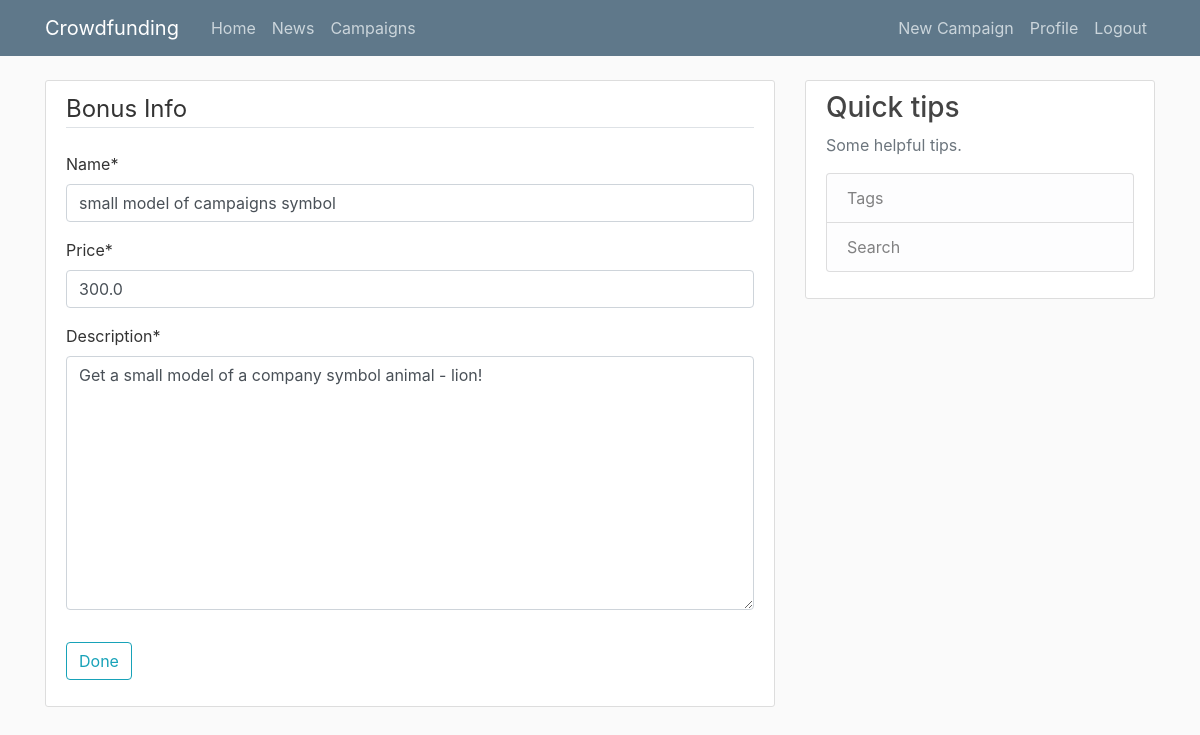
The app's page /bonuses/4/update (signed in), older data.
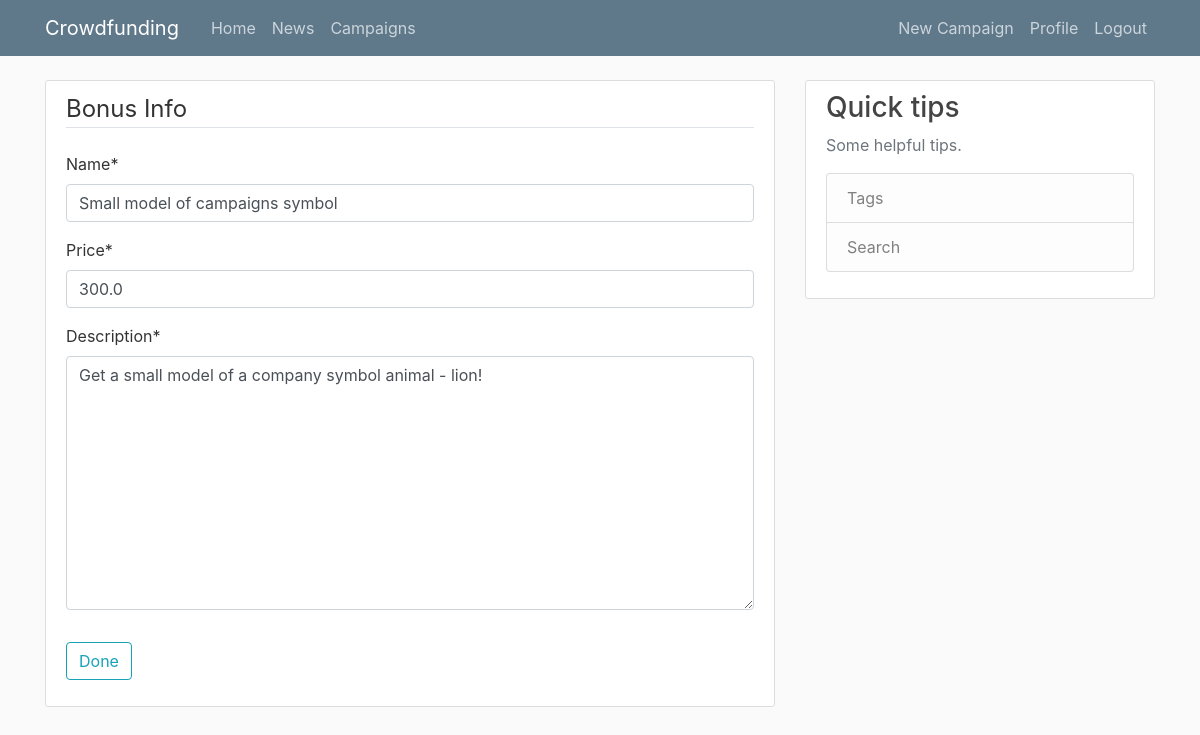
The same page, newer data.
### campaigns/models.py (models this page shows, shortened)
class Bonus(models.Model):
    name = models.CharField(max_length=255)
    price = models.FloatField()
    description = models.TextField()
    campaign = models.ForeignKey(Campaign, on_delete=models.CASCADE, related_name="bonuses")

### campaigns/views.py (the view)
# urls.py: path('bonuses/<int:pk>/update', BonusesUpdateView.as_view(), name='bonuses-update'),
class BonusesUpdateView(LoginRequiredMixin, UserPassesTestMixin, UpdateView):
    model = Bonus
    fields = ['name', 'price', 'description']
    def test_func(self):
        bonus = self.get_object()
        if self.request.user == bonus.campaign.owner:
            return True
        return False

### campaigns/templates/campaigns/bonus_form.html (shortened to what this page needs)
{% extends "campaigns/base.html" %}
{% load crispy_forms_tags %}
{% block content %}
    <div class="content-section">
        <form method="POST">
            <fieldset class="form-group">
                <legend class="border-bottom mb-4">Bonus Info</legend>
                {{ form|crispy }}
            </fieldset>
            <div class="form-group">
                <button class="btn btn-outline-info" type="submit">Done</button>
            </div>
        </form>
    </div>
{% endblock content %}

Row changes from the older to the newer data that the page shows:
changed Bonus "Get a small model of a company symbol animal - lion!": name "small model of campaigns symbol" → "Small model of campaigns symbol"
